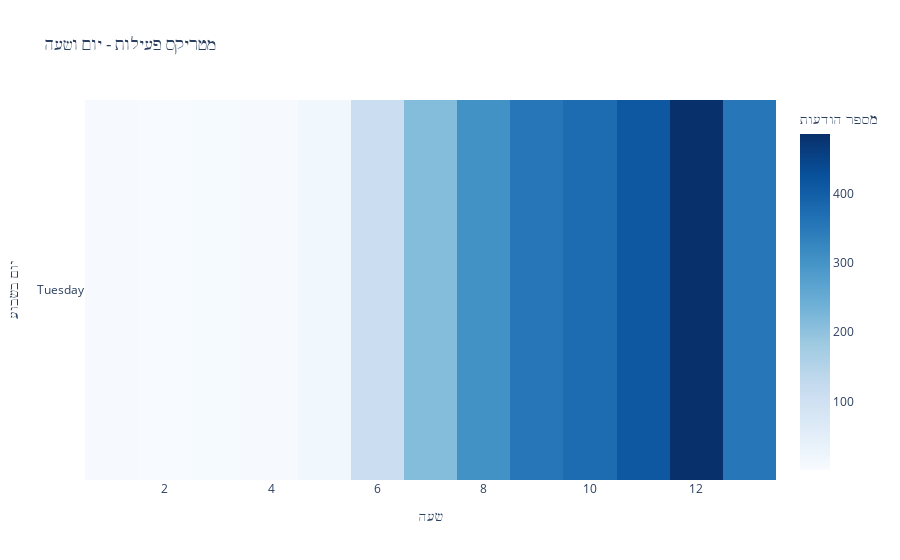
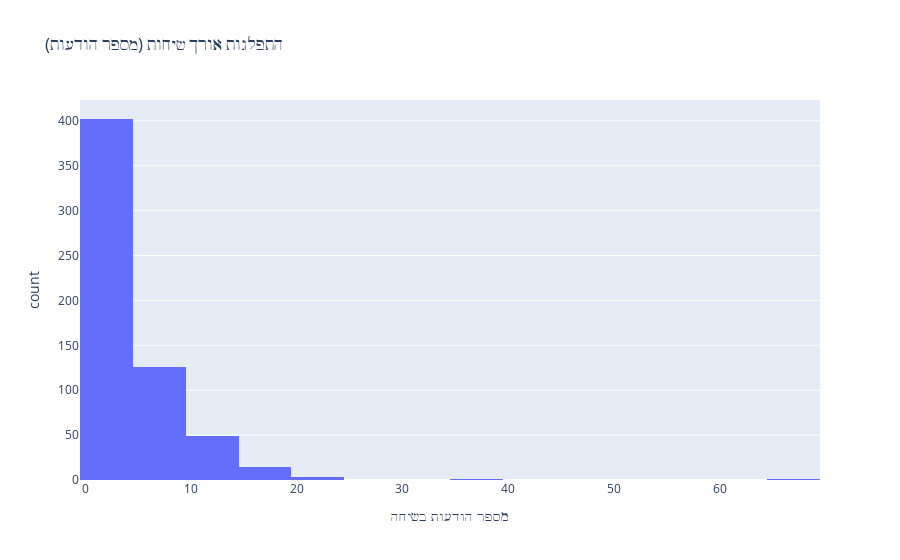
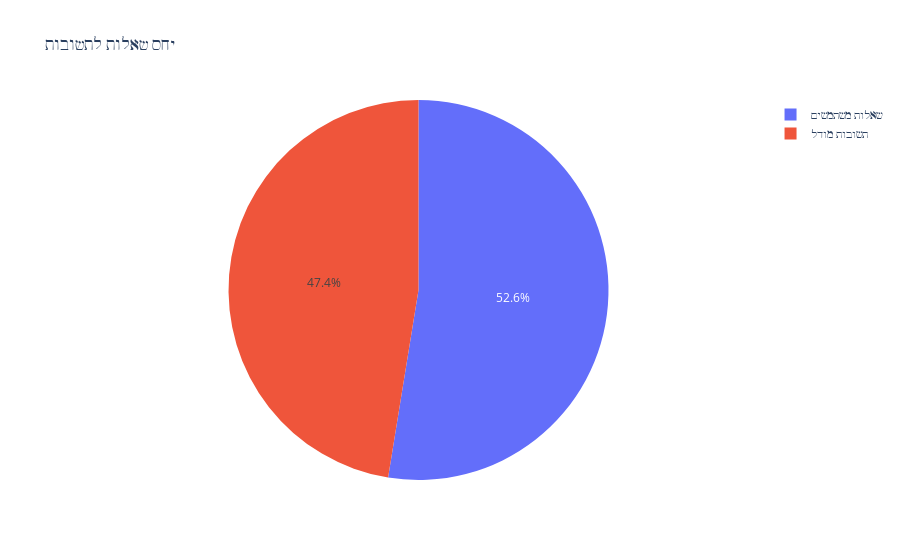

The cell these charts' notebook holds for them, in order:
### Code cell
# 6. מטריקס זמני - פעילות לפי יום ושעה (Heatmap)
df['date'] = pd.to_datetime(df['event_time']).dt.date
df['day_of_week'] = pd.to_datetime(df['event_time']).dt.day_name()
daily_hourly = df.groupby(['day_of_week', 'hour']).size().reset_index(name='count')

# יצירת heatmap
pivot_table = daily_hourly.pivot(index='day_of_week', columns='hour', values='count').fillna(0)
fig_heatmap = px.imshow(
    pivot_table,
    title="מטריקס פעילות - יום ושעה",
    labels=dict(x="שעה", y="יום בשבוע", color="מספר הודעות"),
    color_continuous_scale="Blues"
)
fig_heatmap.show()

# 7. התפלגות אורך שיחות (מספר הודעות לכל שיחה)
conversation_lengths = df.groupby('id').size()
fig_conv_length = px.histogram(
    x=conversation_lengths.values,
    nbins=20,
    title="התפלגות אורך שיחות (מספר הודעות)",
    labels={'x': 'מספר הודעות בשיחה', 'y': 'מספר שיחות'}
)
fig_conv_length.show()

# 8. יחס שאלות לתשובות
question_count = len(df[df['campaign_name'] == 'open question'])
answer_count = len(df[df['campaign_name'] == 'response answer'])

fig_ratio = px.pie(
    values=[question_count, answer_count],
    names=['שאלות משתמשים', 'תשובות מודל'],
    title="יחס שאלות לתשובות"
)
fig_ratio.show()

# 9. התפלגות זמנית - פעילות לפי תאריך
daily_activity = df.groupby('date').size().reset_index(name='activity')
daily_activity['date'] = pd.to_datetime(daily_activity['date'])

fig_daily = px.line(
    daily_activity,
    x='date',
    y='activity',
    title="פעילות יומית",
    labels={'date': 'תאריך', 'activity': 'מספר הודעות'}
)
fig_daily.show()

# 10. סטטיסטיקות תיאוריות
print("סטטיסטיקות כלליות:")
print(f"מספר כולל של הודעות: {len(df)}")
print(f"מספר שיחות ייחודיות: {df['id'].nunique()}")
print(f"מספר משתמשים ייחודיים: {df['sso_id'].nunique()}")
print(f"אורך שאלה ממוצע: {df[df['campaign_name'] == 'open question']['question_length'].mean():.1f} מילים")
print(f"אורך תשובה ממוצע: {df[df['campaign_name'] == 'response answer']['answer_length'].mean():.1f} מילים")

### Figure 1 — Plotly figure (JSON) as saved in the notebook; plotly's stock layout.template omitted (floating-point values rounded to 4 significant figures)
{"data": [{"coloraxis": "coloraxis", "hovertemplate": "שעה: %{x}<br>יום בשבוע: %{y}<br>מספר הודעות: %{z}<extra></extra>", "name": "0", "type": "heatmap", "x": [1, 2, 3, 4, 5, 6, 7, 8, 9, 10, 11, 12, 13], "xaxis": "x", "y": ["Tuesday"], "yaxis": "y", "z": [[3, 1, 5, 3, 18, 110, 214, 304, 354, 375, 412, 486, 354]]}], "layout": {"coloraxis": {"colorbar": {"title": {"text": "מספר הודעות"}}, "colorscale": [[0, "rgb(247,251,255)"], [0.125, "rgb(222,235,247)"], [0.25, "rgb(198,219,239)"], [0.375, "rgb(158,202,225)"], [0.5, "rgb(107,174,214)"], [0.625, "rgb(66,146,198)"], [0.75, "rgb(33,113,181)"], [0.875, "rgb(8,81,156)"], [1, "rgb(8,48,107)"]]}, "title": {"text": "מטריקס פעילות - יום ושעה"}, "xaxis": {"anchor": "y", "constrain": "domain", "domain": [0, 1], "scaleanchor": "y", "title": {"text": "שעה"}}, "yaxis": {"anchor": "x", "autorange": "reversed", "constrain": "domain", "domain": [0, 1], "title": {"text": "יום בשבוע"}}}}

### Figure 2 — Plotly figure (JSON) as saved in the notebook; plotly's stock layout.template omitted (floating-point values rounded to 4 significant figures; data arrays with more than 128 entries replaced by an {"elided": "..."} marker saying what was removed)
{"data": [{"bingroup": "x", "hovertemplate": "מספר הודעות בשיחה=%{x}<br>count=%{y}<extra></extra>", "legendgroup": "", "marker": {"color": "#636efa", "pattern": {"shape": ""}}, "name": "", "nbinsx": 20, "orientation": "v", "showlegend": false, "type": "histogram", "x": {"elided": "596 int values"}, "xaxis": "x", "yaxis": "y"}], "layout": {"barmode": "relative", "legend": {"tracegroupgap": 0}, "title": {"text": "התפלגות אורך שיחות (מספר הודעות)"}, "xaxis": {"anchor": "y", "domain": [0, 1], "title": {"text": "מספר הודעות בשיחה"}}, "yaxis": {"anchor": "x", "domain": [0, 1], "title": {"text": "count"}}}}

### Figure 3 — Plotly figure (JSON) as saved in the notebook; plotly's stock layout.template omitted (floating-point values rounded to 4 significant figures)
{"data": [{"domain": {"x": [0, 1], "y": [0, 1]}, "hovertemplate": "label=%{label}<br>value=%{value}<extra></extra>", "labels": ["שאלות משתמשים", "תשובות מודל"], "legendgroup": "", "name": "", "showlegend": true, "type": "pie", "values": [1387, 1252]}], "layout": {"legend": {"tracegroupgap": 0}, "title": {"text": "יחס שאלות לתשובות"}}}
